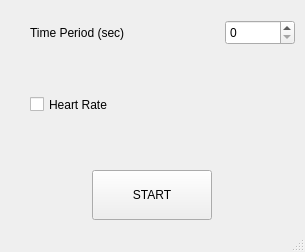
<?xml version="1.0" encoding="UTF-8"?>
<ui version="4.0">
 <class>MainWindow</class>
 <widget class="QMainWindow" name="MainWindow">
  <property name="geometry">
   <rect>
    <x>0</x>
    <y>0</y>
    <width>305</width>
    <height>252</height>
   </rect>
  </property>
  <property name="minimumSize">
   <size>
    <width>0</width>
    <height>50</height>
   </size>
  </property>
  <property name="windowTitle">
   <string>Dave</string>
  </property>
  <widget class="QWidget" name="centralwidget">
   <layout class="QVBoxLayout" name="verticalLayout_3">
    <property name="leftMargin">
     <number>10</number>
    </property>
    <property name="topMargin">
     <number>20</number>
    </property>
    <property name="rightMargin">
     <number>10</number>
    </property>
    <property name="bottomMargin">
     <number>10</number>
    </property>
    <item>
     <layout class="QVBoxLayout" name="config_VLayout">
      <property name="spacing">
       <number>0</number>
      </property>
      <item>
       <layout class="QHBoxLayout" name="time_HLayout">
        <property name="spacing">
         <number>0</number>
        </property>
        <property name="leftMargin">
         <number>20</number>
        </property>
        <item>
         <widget class="QLabel" name="period_lbl">
          <property name="maximumSize">
           <size>
            <width>16777215</width>
            <height>25</height>
           </size>
          </property>
          <property name="text">
           <string>Time Period (sec)</string>
          </property>
         </widget>
        </item>
        <item>
         <widget class="QSpinBox" name="period_spin">
          <property name="maximumSize">
           <size>
            <width>70</width>
            <height>25</height>
           </size>
          </property>
         </widget>
        </item>
       </layout>
      </item>
      <item>
       <layout class="QHBoxLayout" name="rate_HLayout">
        <property name="leftMargin">
         <number>20</number>
        </property>
        <item>
         <widget class="QCheckBox" name="heart_rate">
          <property name="sizePolicy">
           <sizepolicy hsizetype="Minimum" vsizetype="Preferred">
            <horstretch>0</horstretch>
            <verstretch>0</verstretch>
           </sizepolicy>
          </property>
          <property name="maximumSize">
           <size>
            <width>16777215</width>
            <height>16777215</height>
           </size>
          </property>
          <property name="layoutDirection">
           <enum>Qt::LeftToRight</enum>
          </property>
          <property name="text">
           <string>Heart Rate</string>
          </property>
         </widget>
        </item>
       </layout>
      </item>
     </layout>
    </item>
    <item alignment="Qt::AlignHCenter">
     <widget class="QPushButton" name="start">
      <property name="sizePolicy">
       <sizepolicy hsizetype="Minimum" vsizetype="Fixed">
        <horstretch>0</horstretch>
        <verstretch>0</verstretch>
       </sizepolicy>
      </property>
      <property name="minimumSize">
       <size>
        <width>120</width>
        <height>50</height>
       </size>
      </property>
      <property name="maximumSize">
       <size>
        <width>16777215</width>
        <height>50</height>
       </size>
      </property>
      <property name="text">
       <string>START</string>
      </property>
     </widget>
    </item>
   </layout>
  </widget>
  <widget class="QMenuBar" name="menubar">
   <property name="geometry">
    <rect>
     <x>0</x>
     <y>0</y>
     <width>305</width>
     <height>22</height>
    </rect>
   </property>
  </widget>
  <widget class="QStatusBar" name="statusbar"/>
 </widget>
 <resources/>
 <connections/>
</ui>
